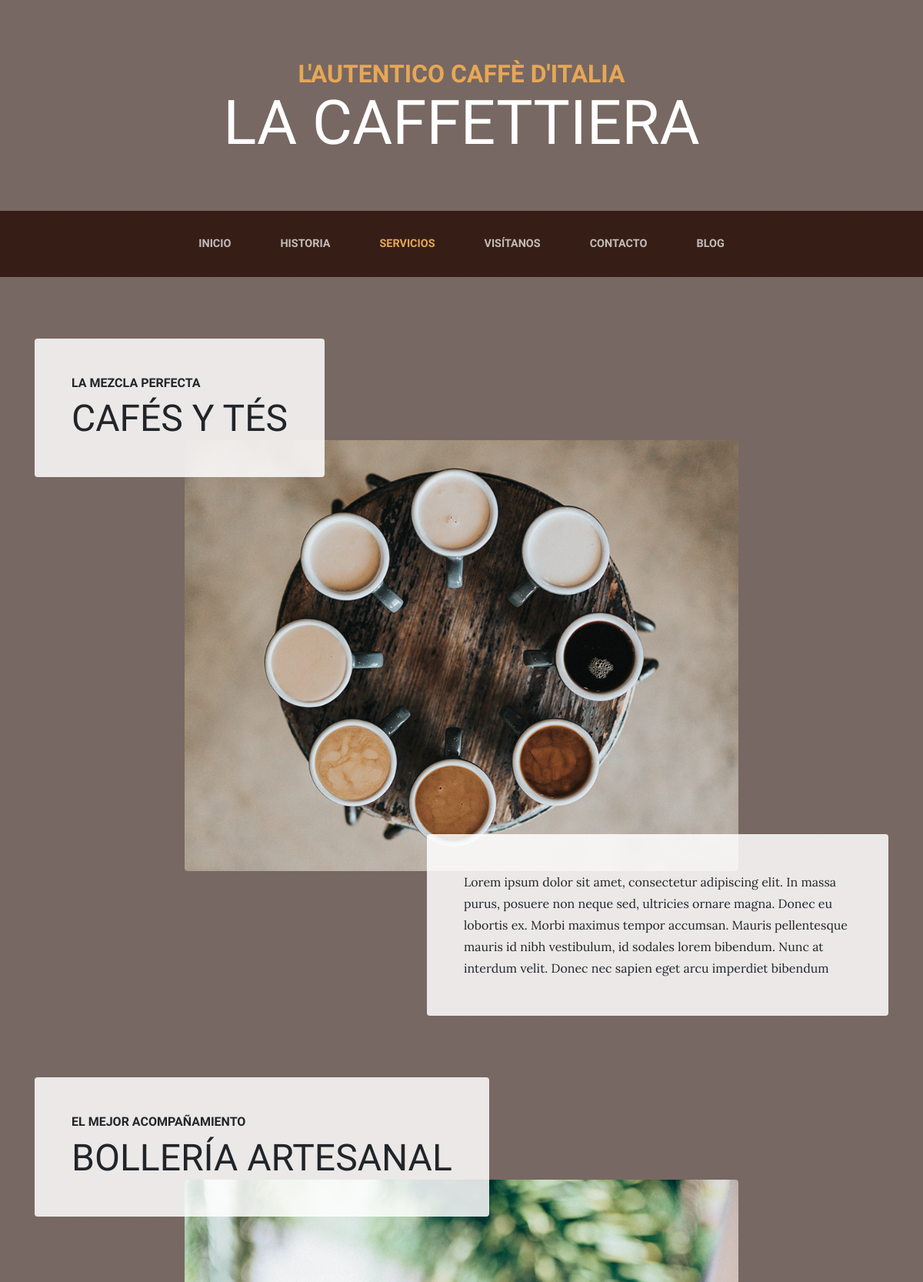
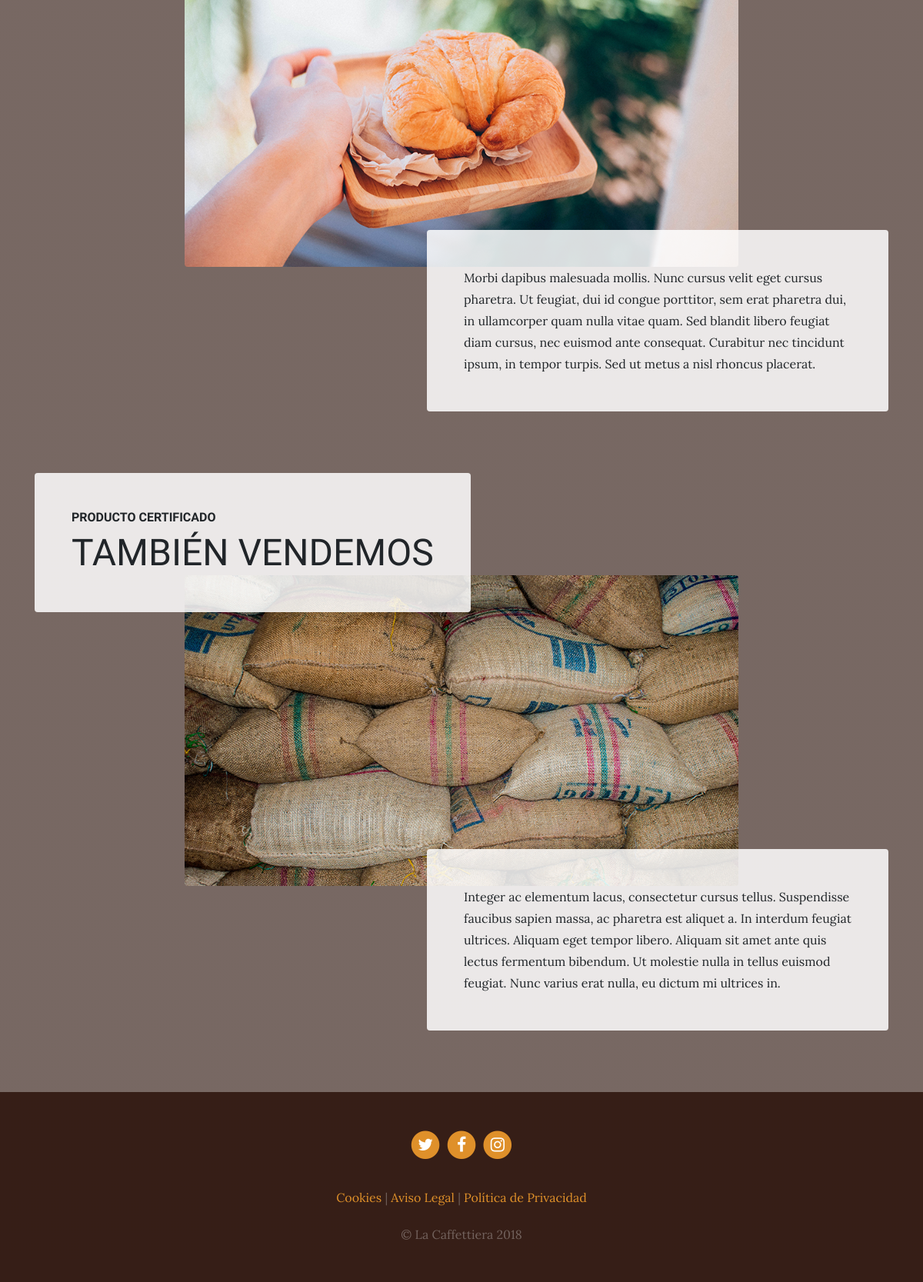
Page /services/ on the committed database (2 pictures, top to bottom).
### services/models.py (models this page shows, shortened)
class Services(models.Model):
    title = models.CharField(max_length=200, verbose_name = 'Titulo')
    subtitle = models.CharField(max_length=200, verbose_name = 'Subtitulo')
    content = models.TextField(verbose_name = 'Contenido')
    image = models.ImageField(upload_to='services', verbose_name = 'Imagen')
    created = models.DateTimeField(auto_now_add=True, verbose_name = 'Fecha de creacion')
    updated = models.DateTimeField(auto_now=True, verbose_name = 'Fecha de modificacion')
    class Meta:
        verbose_name = 'servicio'
        verbose_name_plural = 'servicios'
        ordering = ['-created']

### pages/models.py (models this page shows, shortened)
class Page(models.Model):
    title = models.CharField(max_length=200, verbose_name='Titulo')
    content = RichTextField(verbose_name='Contenido')
    order = models.SmallIntegerField(verbose_name='Orden', default=0)
    created = models.DateTimeField(auto_now_add=True, verbose_name='Fecha de creacion')
    updated = models.DateTimeField(auto_now=True, verbose_name='Fecha de modificacion')
    class Meta:
        verbose_name = 'pagina'
        verbose_name_plural = 'paginas'
        ordering = ['order','title']

### services/views.py (the view)
# urls.py: path('', services_views.services,name='services')
def services(request):
    service = Services.objects.all()
    return render(request, 'services/services.html', {'services':service})

### pages/templatetags/pages_extras.py (called while the page is built)
@register.simple_tag
def get_page_list():
    pages = Page.objects.all()
    return pages

### social/processors.py (called while the page is built)
def ctx_social(request):
    ctx = {}
    links = Link.objects.all()
    for link in links:
        ctx[link.key] = link.url
    return ctx

### services/templates/services/services.html (shortened to what this page needs)
{% extends 'core/base.html' %}
{% load static %}
{% block content %}
    {% for service in services reversed %}
    <section class="page-section">
      <div class="container">
        <div class="product-item">
          <div class="product-item-title d-flex">
            <div class="bg-faded p-5 d-flex mr-auto rounded">
              <h2 class="section-heading mb-0">
                <span class="section-heading-upper">{{ service.subtitle }}</span>
                <span class="section-heading-lower">{{ service.title }}</span>
              </h2>
            </div>
          </div>
          <img class="product-item-img mx-auto d-flex rounded img-fluid mb-3 mb-lg-0" src="{{ service.image.url }}" alt="">
          <div class="product-item-description d-flex ml-auto">
            <div class="bg-faded p-5 rounded">
              <p class="mb-0">{{ service.content }}</p>
            </div>
          </div>
        </div>
      </div>
    </section>
    {% endfor %}
{% endblock %}

### core/templates/core/base.html (shortened to what this page needs)
<!DOCTYPE html>
<html lang="en">
<head>
    {% load static %}
    <link href="{% static 'core/vendor/bootstrap/css/bootstrap.min.css'%}" rel="stylesheet">
    <link href="{% static 'core/vendor/font-awesome/css/font-awesome.min.css' %}" rel="stylesheet" type="text/css">
    <link href="{% static 'core/css/business-casual.css'%}" rel="stylesheet">
</head>
<body>
    <h1 class="site-heading text-center text-white d-none d-lg-block">
      <span class="site-heading-upper text-primary mb-3">L'autentico caffè d'italia</span>
      <span class="site-heading-lower">La Caffettiera</span>
    </h1>
    <nav class="navbar navbar-expand-lg navbar-dark py-lg-4" id="mainNav">
      <div class="container">
        <div class="collapse navbar-collapse" id="navbarResponsive">
          <ul class="navbar-nav mx-auto">
            <li class="nav-item {% if request.path == '/' %}active{% endif %} px-lg-4">
              <a class="nav-link text-uppercase text-expanded" href="{% url 'home' %}">Inicio</a>
            </li>
            <li class="nav-item {% if request.path == '/about/' %}active{% endif %} px-lg-4">
              <a class="nav-link text-uppercase text-expanded" href="{% url 'about' %}">Historia</a>
            </li>
            <li class="nav-item {% if request.path == '/services/' %}active{% endif %} px-lg-4">
              <a class="nav-link text-uppercase text-expanded" href="{% url 'services' %}">Servicios</a>
            </li>
            <li class="nav-item {% if request.path == '/store/' %}active{% endif %} px-lg-4">
              <a class="nav-link text-uppercase text-expanded" href="{% url 'store' %}">Visítanos</a>
            </li>
            <li class="nav-item {% if request.path == '/contact/' %}active{% endif %} px-lg-4">
              <a class="nav-link text-uppercase text-expanded" href="{% url 'contact' %}">Contacto</a>
            </li>
            <li class="nav-item {% if request.path|slice:":6" == '/blog/' %}active{% endif %} px-lg-4">
              <a class="nav-link text-uppercase text-expanded" href="{% url 'blog' %}">Blog</a>
            </li>
          </ul>
        </div>
      </div>
    </nav>
    {% block content %}
    {% endblock %}
    <footer class="footer text-faded text-center py-5">
      <div class="container">
        <p class="m-0">
            {% if TWITTER_LINK %}
                <a href="{{ TWITTER_LINK }}" class="link">
                  <span class="fa-stack fa-lg">
                    <i class="fa fa-circle fa-stack-2x"></i>
                    <i class="fa fa-twitter fa-stack-1x fa-inverse"></i>
                  </span>
                </a>
            {% endif %}
            {% if FACEBOOK_LINK %}
                <a href="{{ FACEBOOK_LINK }}" class="link">
                  <span class="fa-stack fa-lg">
                    <i class="fa fa-circle fa-stack-2x"></i>
                    <i class="fa fa-facebook fa-stack-1x fa-inverse"></i>
                  </span>
                </a>
            {% endif %}
            {% if INSTAGRAM_LINK %}
                <a href="{{ INSTAGRAM_LINK }}" class="link">
                  <span class="fa-stack fa-lg">
                    <i class="fa fa-circle fa-stack-2x"></i>
                    <i class="fa fa-instagram fa-stack-1x fa-inverse"></i>
                  </span>
                </a>
            {% endif %}
        </p>
        <p class="m-0 mbt">
            {% load pages_extras %}
            {% get_page_list as page_list %}
            {% for page in page_list %}
                <a href="{% url 'page' page.id page.title|slugify %}" class="link">{{ page.title }}</a>{% if not forloop.last %} | {% endif %}
            {% endfor %}
		</p>
        <p class="m-0 mbt1">&copy; La Caffettiera 2018</p>
      </div>
	</footer>
</body>
</html>

### core/static/core/css/business-casual.css (style rules this page uses)
body { font-family: 'Lora'; background: linear-gradient(rgba(47, 23, 15, 0.65), rgba(47, 23, 15, 0.65)), url("../img/bg.jpg"); background-attachment: fixed; background-position: center; background-size: cover; }
h1, h2, h3, h4, h5, h6 { font-family: 'Raleway'; }
p { line-height: 1.75; }
.text-faded { color: rgba(255, 255, 255, 0.3); }
.site-heading { margin-top: 5rem; margin-bottom: 5rem; text-transform: uppercase; line-height: 1; font-family: 'Raleway'; }
.site-heading .site-heading-upper { display: block; font-size: 2rem; font-weight: 800; }
.site-heading .site-heading-lower { font-size: 5rem; font-weight: 100; line-height: 4rem; }
.page-section { margin-top: 5rem; margin-bottom: 5rem; }
.section-heading { text-transform: uppercase; }
.section-heading .section-heading-upper { display: block; font-size: 1rem; font-weight: 800; padding-bottom:.5rem; }
.section-heading .section-heading-lower { display: block; font-size: 3rem; font-weight: 100; }
.bg-faded { background-color: rgba(255, 255, 255, 0.85); }
#mainNav { background-color: rgba(47, 23, 15, 0.9); font-family: 'Raleway'; }
#mainNav .navbar-nav .nav-item .nav-link { color: rgba(255, 255, 255, 0.7); font-weight: 800; }
#mainNav .navbar-nav .nav-item.active .nav-link { color: #e6a756; }
@media (min-width: 992px) { #mainNav .navbar-nav .nav-item .nav-link { font-size: 0.9rem; } }
@media (min-width: 992px) { .product-item .product-item-title { position: relative; z-index: 1; margin-bottom: -3rem; } }
@media (min-width: 992px) { .product-item .product-item-img { position: relative; z-index: 0; max-width: 60vw; } }
@media (min-width: 992px) { .product-item .product-item-description { position: relative; z-index: 1; margin-top: -3rem; max-width: 50vw; } }
.footer { background-color: rgba(47, 23, 15, 0.9); }
.text-primary { color: #e6a756 !important; }
.mbt { padding-top: 2rem; }
.mbt1 { padding-top: 1.25rem; }
a.link { color: #df902a; }

### rows in the picture
Services: subtitle "LA MEZCLA PERFECTA", title "CAFÉS Y TÉS", image (picture), content "Lorem ipsum dolor sit amet, consectetur adipiscing elit. In massa purus, posuere non neque sed, ultricies ornare magna. Donec eu lobortis ex. Morbi maximus tempor accumsan. Mauris pellentesque mauris id nibh vestibulum, id sodales lorem bibendum. Nunc at interdum velit. Donec nec sapien eget arcu imperdiet bibendum"
Services: subtitle "EL MEJOR ACOMPAÑAMIENTO", title "BOLLERÍA ARTESANAL", image (picture), content "Morbi dapibus malesuada mollis. Nunc cursus velit eget cursus pharetra. Ut feugiat, dui id congue porttitor, sem erat pharetra dui, in ullamcorper quam nulla vitae quam. Sed blandit libero feugiat diam cursus, nec euismod ante consequat. Curabitur nec tincidunt ipsum, in tempor turpis. Sed ut metus a nisl rhoncus placerat."
Services: subtitle "PRODUCTO CERTIFICADO", title "TAMBIÉN VENDEMOS", image (picture), content "Integer ac elementum lacus, consectetur cursus tellus. Suspendisse faucibus sapien massa, ac pharetra est aliquet a. In interdum feugiat ultrices. Aliquam eget tempor libero. Aliquam sit amet ante quis lectus fermentum bibendum. Ut molestie nulla in tellus euismod feugiat. Nunc varius erat nulla, eu dictum mi ultrices in."
Page: title "Cookies"
Page: title "Aviso Legal"
Page: title "Política de Privacidad"
